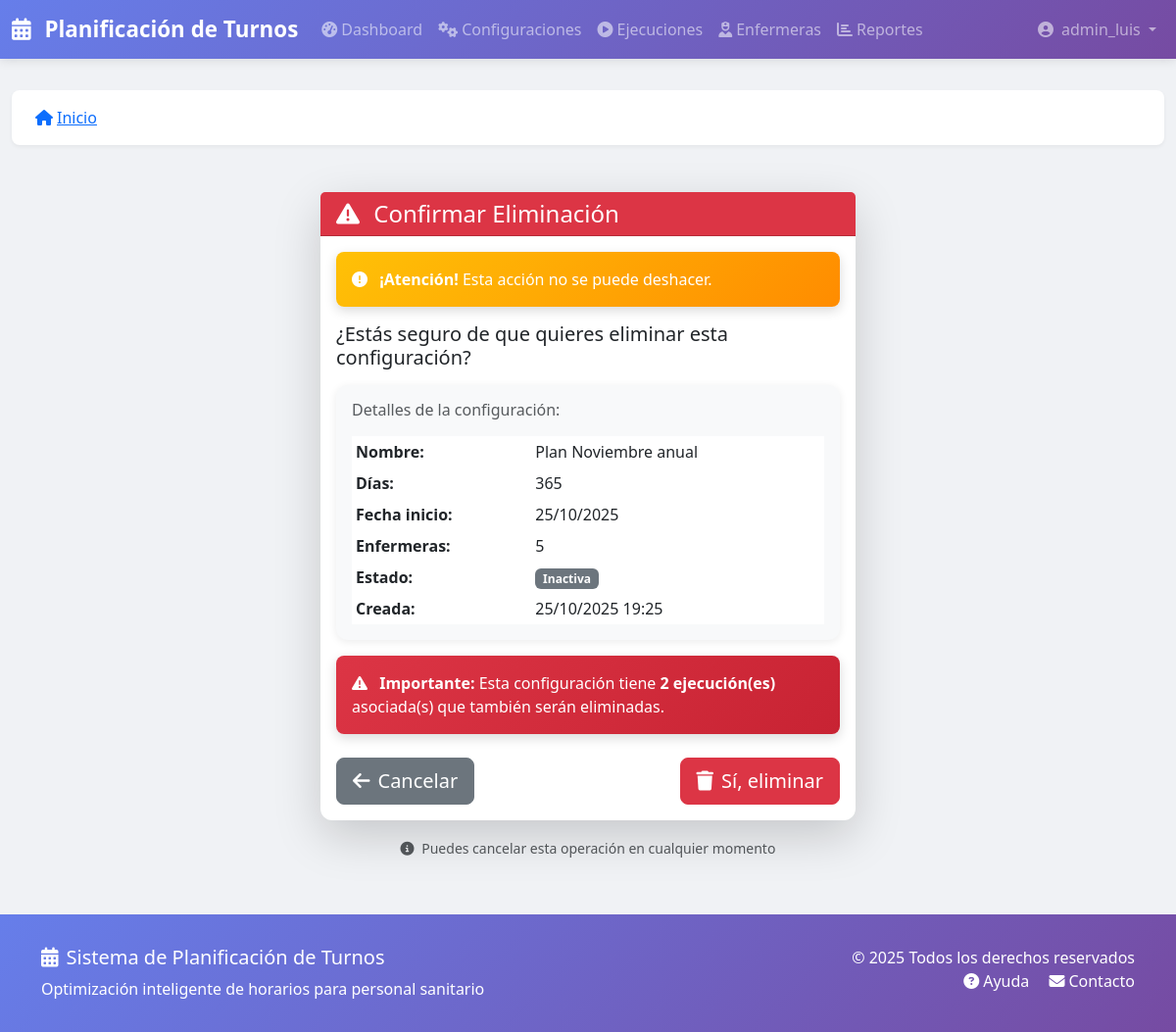
/configuraciones/5/eliminar/ (signed in), run on the app's committed database.
### turnos/models.py (models this page shows, shortened)
class ConfiguracionPlanificacion(models.Model):
    nombre = models.CharField(_('Nombre'), max_length=200)
    descripcion = models.TextField(_('Descripción'), blank=True)
    activa = models.BooleanField(_('Activa'), default=True)
    num_dias = models.IntegerField(
        _('Número de días'),
        validators=[MinValueValidator(7), MaxValueValidator(365)]
    )
    fecha_inicio = models.DateField(_('Fecha de inicio'))
    enfermeras = models.ManyToManyField(Enfermera, verbose_name=_('Enfermeras'))
    turnos = models.ManyToManyField(TipoTurno, verbose_name=_('Turnos'))
    demanda_por_turno = models.JSONField(
        _('Demanda por turno'),
        default=dict,
        blank=True  # <-- AÑADIDO
    )
    restricciones_duras = models.JSONField(
        _('Restricciones duras'),
        default=list,
        blank=True  # <-- AÑADIDO
    )
    restricciones_blandas = models.JSONField(
        _('Restricciones blandas'),
        default=list,
        blank=True  # <-- AÑADIDO
    )
    num_trabajadores = models.IntegerField(
        _('Número de trabajadores paralelos'),
        default=4,
        validators=[MinValueValidator(1), MaxValueValidator(8)]
    )
    tiempo_maximo_segundos = models.IntegerField(
        _('Tiempo máximo en segundos'),
        default=60,
        validators=[MinValueValidator(10), MaxValueValidator(600)]
    )
    seed = models.IntegerField(_('Semilla aleatoria'), null=True, blank=True)
    creado_por = models.ForeignKey(User, on_delete=models.SET_NULL, null=True, verbose_name=_('Creado por'))
    fecha_creacion = models.DateTimeField(_('Fecha de creación'), auto_now_add=True, editable=False)
    fecha_modificacion = models.DateTimeField(_('Fecha de modificación'), auto_now=True, editable=False)
    class Meta:
        verbose_name = _('Configuración de Planificación')
        verbose_name_plural = _('Configuraciones de Planificación')
        ordering = ['-fecha_creacion']

### turnos/views.py (the view, shortened to what this page needs)
# urls.py: path('configuraciones/<int:pk>/eliminar/', views.ConfiguracionDeleteView.as_view(), name='config_eliminar'),
class ConfiguracionDeleteView(LoginRequiredMixin, OwnerRequiredMixin, DeleteView):
    model = ConfiguracionPlanificacion
    template_name = 'turnos/configuration_confirm_delete.html'
    success_url = reverse_lazy('turnos:config_lista')
    owner_field = 'creado_por'

### turnos/mixins.py (called while the page is built)
    def test_func(self):
        obj = self.get_object()
        return (
                self.request.user.is_superuser or
                getattr(obj, self.owner_field, None) == self.request.user
        )

### backups/backup_20251025_181627/turnos/templates/turnos/configuration_confirm_delete.html (shortened to what this page needs)
{% extends 'base.html' %}
{% load static %}
{% load i18n %}
{% block content %}
<div class="container py-4">
    <div class="row justify-content-center">
        <div class="col-lg-6">
            <div class="card shadow-lg border-danger">
                <div class="card-header bg-danger text-white">
                    <h4 class="mb-0">
                        <i class="fas fa-exclamation-triangle me-2"></i>
                        Confirmar Eliminación
                    </h4>
                </div>
                <div class="card-body">
                    <div class="alert alert-warning">
                        <i class="fas fa-exclamation-circle me-2"></i>
                        <strong>¡Atención!</strong> Esta acción no se puede deshacer.
                    </div>
                    <h5 class="mb-3">¿Estás seguro de que quieres eliminar esta configuración?</h5>
                    <div class="card mb-3 bg-light">
                        <div class="card-body">
                            <h6 class="text-muted mb-3">Detalles de la configuración:</h6>
                            <table class="table table-sm table-borderless mb-0">
                                <tbody>
                                    <tr>
                                        <td><strong>Nombre:</strong></td>
                                        <td>{{ object.nombre }}</td>
                                    </tr>
                                    <tr>
                                        <td><strong>Días:</strong></td>
                                        <td>{{ object.num_dias }}</td>
                                    </tr>
                                    <tr>
                                        <td><strong>Fecha inicio:</strong></td>
                                        <td>{{ object.fecha_inicio|date:"d/m/Y" }}</td>
                                    </tr>
                                    <tr>
                                        <td><strong>Enfermeras:</strong></td>
                                        <td>{{ object.enfermeras.count }}</td>
                                    </tr>
                                    <tr>
                                        <td><strong>Estado:</strong></td>
                                        <td>
                                            {% if object.activa %}
                                                <span class="badge bg-success">Activa</span>
                                            {% else %}
                                                <span class="badge bg-secondary">Inactiva</span>
                                            {% endif %}
                                        </td>
                                    </tr>
                                    <tr>
                                        <td><strong>Creada:</strong></td>
                                        <td>{{ object.fecha_creacion|date:"d/m/Y H:i" }}</td>
                                    </tr>
                                </tbody>
                            </table>
                        </div>
                    </div>
                    {% if object.ejecuciones.exists %}
                    <div class="alert alert-danger">
                        <i class="fas fa-exclamation-triangle me-2"></i>
                        <strong>Importante:</strong> Esta configuración tiene
                        <strong>{{ object.ejecuciones.count }} ejecución(es)</strong> asociada(s)
                        que también serán eliminadas.
                    </div>
                    {% endif %}
                    <form method="post" class="mt-4">
                        <div class="d-flex justify-content-between align-items-center">
                            <a href="{% url 'turnos:config_detalle' object.pk %}" class="btn btn-secondary btn-lg">
                                <i class="fas fa-arrow-left me-2"></i>Cancelar
                            </a>
                            <button type="submit" class="btn btn-danger btn-lg" id="btnEliminar">
                                <i class="fas fa-trash me-2"></i>Sí, eliminar
                            </button>
                        </div>
                    </form>
                </div>
            </div>
            <div class="text-center mt-3">
                <small class="text-muted">
                    <i class="fas fa-info-circle me-1"></i>
                    Puedes cancelar esta operación en cualquier momento
                </small>
            </div>
        </div>
    </div>
</div>
{% endblock %}

### backups/backup_20251025_181627/turnos/templates/base.html (shortened to what this page needs)
{% load static %}
{% load i18n %}
<!DOCTYPE html>
<html lang="es">
<head>
    <link href="https://cdn.jsdelivr.net/npm/bootstrap@5.3.0/dist/css/bootstrap.min.css" rel="stylesheet">
    <link rel="stylesheet" href="https://cdnjs.cloudflare.com/ajax/libs/font-awesome/6.4.0/css/all.min.css">
</head>
<body>
    <nav class="navbar navbar-expand-lg navbar-dark">
        <div class="container-fluid">
            <a class="navbar-brand" href="{% url 'turnos:dashboard' %}">
                <i class="fas fa-calendar-alt me-2"></i>
                Planificación de Turnos
            </a>
            <div class="collapse navbar-collapse" id="navbarNav">
                <ul class="navbar-nav me-auto">
                    <li class="nav-item">
                        <a class="nav-link" href="{% url 'turnos:dashboard' %}">
                            <i class="fas fa-tachometer-alt me-1"></i>Dashboard
                        </a>
                    </li>
                    <li class="nav-item">
                        <a class="nav-link" href="{% url 'turnos:config_lista' %}">
                            <i class="fas fa-cogs me-1"></i>Configuraciones
                        </a>
                    </li>
                    <li class="nav-item">
                        <a class="nav-link" href="{% url 'turnos:ejecucion_lista' %}">
                            <i class="fas fa-play-circle me-1"></i>Ejecuciones
                        </a>
                    </li>
                    <li class="nav-item">
                        <a class="nav-link" href="{% url 'turnos:enfermera_lista' %}">
                            <i class="fas fa-user-nurse me-1"></i>Enfermeras
                        </a>
                    </li>
                    <li class="nav-item">
                        <a class="nav-link" href="{% url 'turnos:reportes' %}">
                            <i class="fas fa-chart-bar me-1"></i>Reportes
                        </a>
                    </li>
                </ul>
                <ul class="navbar-nav">
                    {% if user.is_authenticated %}
                    <li class="nav-item dropdown">
                        <a class="nav-link dropdown-toggle" href="#" id="userDropdown" role="button" data-bs-toggle="dropdown">
                            <i class="fas fa-user-circle me-1"></i>
                            {{ user.get_full_name|default:user.username }}
                        </a>
                    </li>
                    {% else %}
                    <li class="nav-item">
                        <a class="nav-link" href="{% url 'accounts:login' %}">
                            <i class="fas fa-sign-in-alt me-1"></i>Iniciar Sesión
                        </a>
                    </li>
                    {% endif %}
                </ul>
            </div>
        </div>
    </nav>
    <main class="main-content">
        <div class="container-fluid">
            {% block breadcrumb %}
            <nav aria-label="breadcrumb">
                <ol class="breadcrumb">
                    <li class="breadcrumb-item">
                        <a href="{% url 'turnos:dashboard' %}">
                            <i class="fas fa-home me-1"></i>Inicio
                        </a>
                    </li>
                </ol>
            </nav>
            {% endblock %}
            {% block content %}{% endblock %}
        </div>
    </main>
    <footer>
        <div class="container">
            <div class="row">
                <div class="col-md-6">
                    <h5><i class="fas fa-calendar-alt me-2"></i>Sistema de Planificación de Turnos</h5>
                    <p class="mb-0">Optimización inteligente de horarios para personal sanitario</p>
                </div>
                <div class="col-md-6 text-md-end">
                    <p class="mb-0">&copy; 2025 Todos los derechos reservados</p>
                    <p class="mb-0">
                        <a href="#" class="text-white text-decoration-none me-3">
                            <i class="fas fa-question-circle me-1"></i>Ayuda
                        </a>
                        <a href="#" class="text-white text-decoration-none">
                            <i class="fas fa-envelope me-1"></i>Contacto
                        </a>
                    </p>
                </div>
            </div>
        </div>
    </footer>
</body>
</html>

### backups/backup_20251025_181627/turnos/templates/base.html (style rules this page uses)
:root { --primary-color: #667eea; --secondary-color: #764ba2; --success-color: #28a745; --danger-color: #dc3545; --warning-color: #ffc107; --info-color: #17a2b8; --dark-color: #343a40; --light-color: #f8f9fa; }
body { font-family: 'Segoe UI', Tahoma, Geneva, Verdana, sans-serif; background-color: #f0f2f5; min-height: 100vh; display: flex; flex-direction: column; }
.navbar { background: linear-gradient(135deg, var(--primary-color), var(--secondary-color)); box-shadow: 0 2px 10px rgba(0,0,0,0.1); }
.navbar-brand { font-weight: 700; font-size: 1.4rem; }
.main-content { flex: 1; padding: 2rem 0; }
.breadcrumb { background: white; padding: 1rem 1.5rem; border-radius: 8px; box-shadow: 0 2px 4px rgba(0,0,0,0.05); margin-bottom: 1.5rem; }
.card { border: none; border-radius: 12px; box-shadow: 0 2px 8px rgba(0,0,0,0.08); transition: all 0.3s ease; }
footer { background: linear-gradient(135deg, var(--primary-color), var(--secondary-color)); color: white; padding: 2rem 0; margin-top: auto; }
.alert { margin-bottom: 1rem; box-shadow: 0 4px 12px rgba(0,0,0,0.15); border: none; border-radius: 8px; }
.alert-error, .alert-danger { background: linear-gradient(135deg, #dc3545, #c82333); color: white; }
.alert-warning { background: linear-gradient(135deg, #ffc107, #ff8c00); color: white; }
.table { background: white; }

### data on the page
ConfiguracionPlanificacion: nombre "Plan Noviembre anual", num_dias "365", fecha_inicio "25/10/2025", enfermeras.count "5", fecha_creacion "25/10/2025 19:25", ejecuciones.count "2"

### other printed values
{{ user.get_full_name|default:user.username }} "admin_luis"
